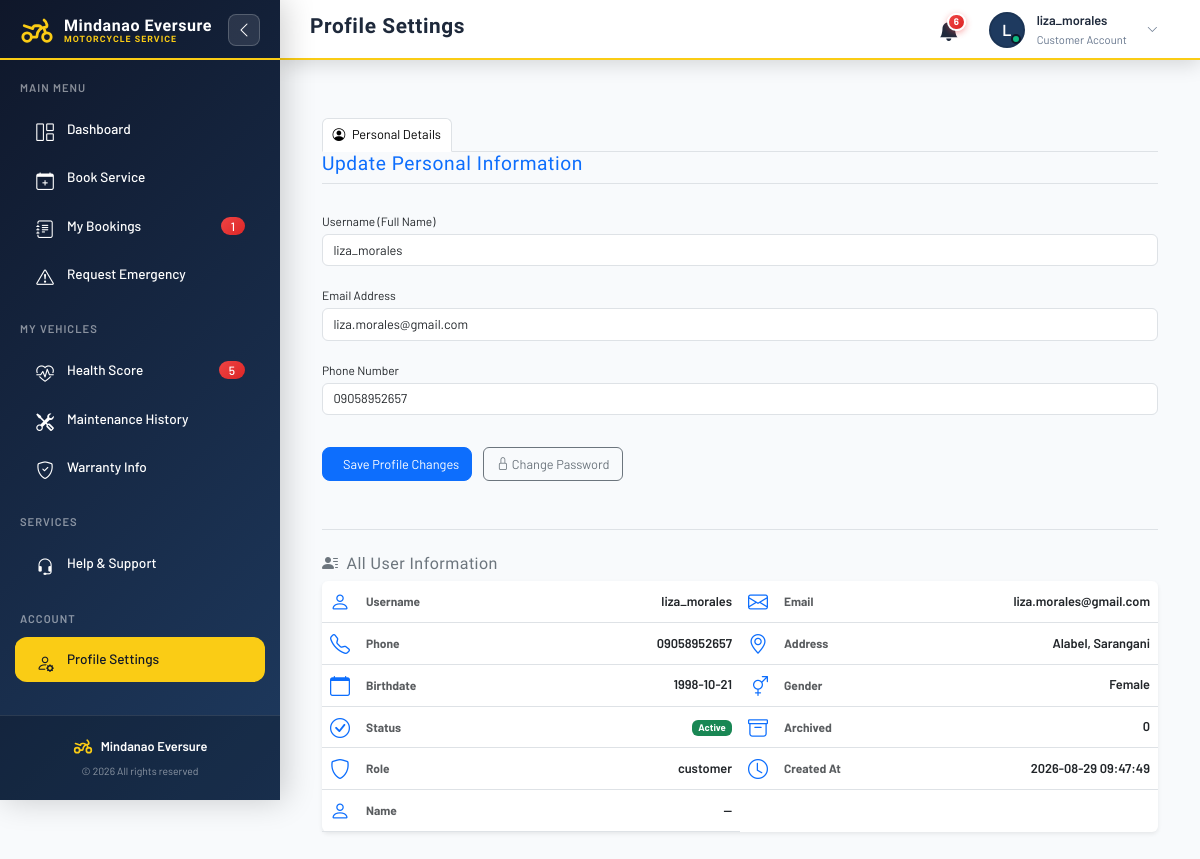
The app's page /profile.php (signed in) with its own data.
### tables this page shows
CREATE TABLE `users` (
  `id` int(11) NOT NULL AUTO_INCREMENT,
  `username` varchar(100) NOT NULL,
  `email` varchar(100) NOT NULL,
  `password` varchar(255) NOT NULL,
  `phone` varchar(20) DEFAULT NULL,
  `address` text DEFAULT NULL,
  `birthdate` date DEFAULT NULL,
  `gender` enum('Male','Female','Other') DEFAULT NULL,
  `status` varchar(20) DEFAULT 'Active',
  `archived` tinyint(1) DEFAULT 0,
  `role` enum('admin','customer','mechanic') DEFAULT 'customer',
  `created_at` timestamp NOT NULL DEFAULT current_timestamp(),
  `name` varchar(100) NOT NULL DEFAULT '',
  PRIMARY KEY (`id`),
  UNIQUE KEY `email` (`email`)
);

### profile.php (the view, shortened to what this page needs)
<?php
require 'db.php';
$user_id = $_SESSION['user_id'] ?? 0;
$username = $_SESSION['username'] ?? 'Customer';
$user_data = [];
$active_tab = 'profile';
if ($user_id) {
    try {
        $stmt = $pdo->prepare("SELECT * FROM users WHERE id = ?");
        $stmt->execute([$user_id]);
        $user_data = $stmt->fetch(PDO::FETCH_ASSOC);
        unset($user_data['password']);
    } catch (PDOException $e) {
        $msg = "❌ Database error while fetching profile data: " . $e->getMessage();
    }
}
?>
<!DOCTYPE html>
<html lang="en">
<head>
    <link href="https://cdn.jsdelivr.net/npm/bootstrap@5.3.0/dist/css/bootstrap.min.css" rel="stylesheet">
    <link href="https://cdn.jsdelivr.net/npm/bootstrap-icons@1.10.5/font/bootstrap-icons.css" rel="stylesheet">
    <link rel="stylesheet" href="fonts.css">
</head>
<body>
<?php include 'customer_sidebar.php'; ?>
<div class="main-content">
    <div class="top-bar">
        <div class="d-flex align-items-center gap-3">
            <h1 class="top-bar-title">Profile Settings</h1>
        </div>
        <div class="top-bar-user" id="topBarUser">
            <div class="top-bar-user-avatar">
                <?= strtoupper(substr($username, 0, 1)) ?>
            </div>
            <div class="top-bar-user-info">
                <span class="top-bar-user-name"><?= htmlspecialchars($username) ?></span>
                <span class="top-bar-user-role">Customer Account</span>
            </div>
            <i class="bi bi-chevron-down top-bar-dropdown-btn"></i>
        </div>
    </div>
    <div class="content-area">
<div class="container py-5">
    <ul class="nav nav-tabs" id="profileTabs" role="tablist">
        <li class="nav-item" role="presentation">
            <a class="nav-link <?= ($active_tab == 'profile') ? 'active' : '' ?>"
               href="profile.php?tab=profile">
                <i class="bi bi-person-circle me-1"></i> Personal Details
            </a>
        </li>
    </ul>
    <div class="tab-content" id="profileTabsContent">
        <div class="tab-pane fade <?= ($active_tab == 'profile') ? 'active show' : '' ?>" id="profile-pane" role="tabpanel">
            <h3 class="text-primary mb-4 border-bottom pb-2">Update Personal Information</h3>
            <form method="post">
                <div class="mb-3">
                    <label for="username" class="form-label">Username (Full Name)</label>
                    <input type="text" class="form-control" id="username" name="username" value="<?= htmlspecialchars($user_data['username'] ?? '') ?>" required>
                </div>
                <div class="mb-3">
                    <label for="email" class="form-label">Email Address</label>
                    <input type="email" class="form-control" id="email" name="email" value="<?= htmlspecialchars($user_data['email'] ?? '') ?>" required>
                </div>
                <div class="mb-3">
                    <label for="phone" class="form-label">Phone Number</label>
                    <input type="text" class="form-control" id="phone" name="phone" value="<?= htmlspecialchars($user_data['phone'] ?? '') ?>">
                </div>
                <button type="submit" name="update_profile" class="btn btn-primary btn-lg mt-3 me-2">
                    <i class="bi bi-floppy me-2"></i> Save Profile Changes
                </button>
                <a href="change_password.php" class="btn btn-outline-secondary mt-3">
                    <i class="bi bi-lock"></i> Change Password
                </a>
            </form>
            <h4 class="mt-5 border-top pt-4 text-secondary"><i class="bi bi-person-lines-fill me-2"></i>All User Information</h4>
            <div class="card shadow-sm border-0">
                <div class="card-body p-0">
                    <div class="row g-0">
                        <?php
                        $infoIcons = [
                            'username' => 'bi-person',
                            'email' => 'bi-envelope',
                            'phone' => 'bi-telephone',
                            'address' => 'bi-geo-alt',
                            'birthdate' => 'bi-calendar',
                            'gender' => 'bi-gender-ambiguous',
                            'status' => 'bi-check-circle',
                            'archived' => 'bi-archive',
                            'role' => 'bi-shield',
                            'created_at' => 'bi-clock',
                            'name' => 'bi-person'
                        ];
                        foreach ($user_data as $key => $value):
                            if (in_array($key, ['id', 'password'], true)) continue;
                            $icon = $infoIcons[$key] ?? 'bi-person';
                            $displayValue = ($value !== '' && $value !== null) ? $value : '—';
                        ?>
                            <div class="col-md-6 p-3 border-bottom d-flex align-items-center">
                                <i class="bi <?= $icon ?> text-primary me-3 fs-5"></i>
                                <span class="text-muted text-capitalize small fw-bold me-auto"><?= htmlspecialchars(str_replace('_', ' ', $key)) ?></span>
                                <span class="fw-semibold text-break">
                                    <?php if ($key === 'status' && strtolower($displayValue) === 'active'): ?>
                                        <span class="badge bg-success">Active</span>
                                    <?php else: ?>
                                        <?= htmlspecialchars($displayValue) ?>
                                    <?php endif; ?>
                                </span>
                            </div>
                        <?php endforeach; ?>
                    </div>
                </div>
            </div>
        </div>
    </div>
</div>
</div>
</body>
</html>

### profile.php (style rules this page uses)
:root { --primary-color: #0f172a; --primary-gradient: linear-gradient(135deg, #0f172a 0%, #1e3a5f 100%); --accent-color: #f59e0b; --accent-gradient: linear-gradient(135deg, #f59e0b 0%, #d97706 100%); --secondary-color: #10b981; --bg-light: #f8fafc; --card-bg: white; --text-dark: #1e293b; --text-light: #64748b; --glass-bg: rgba(255, 255, 255, 0.1); --glass-border: rgba(255, 255, 255, 0.2); }
* { margin: 0; padding: 0; box-sizing: border-box; }
body { background-color: var(--bg-light); font-family: 'Poppins', sans-serif; scroll-behavior: smooth; display: flex; min-height: 100vh; overflow-x: hidden; width: 100%; }
.top-bar-user { display: flex; align-items: center; gap: 12px; }
.top-bar-user-avatar { width: 40px; height: 40px; background: #1e3a5f; border-radius: 50%; display: flex; align-items: center; justify-content: center; color: white; font-weight: 600; font-size: 1rem; border: 2px solid rgba(255, 255, 255, 0.2); }
.top-bar-user-info { display: flex; flex-direction: column; }
.top-bar-user-name { color: white; font-size: 0.9rem; font-weight: 600; }
.top-bar-user-role { color: rgba(255, 255, 255, 0.7); font-size: 0.75rem; }
.card-body .col-md-6 { font-size: 0.8rem; line-height: 1.4; padding: 0.4rem 0.5rem !important; }
.card-body .small { font-size: 0.75rem; }
h3 { font-size: 1.2rem; }
h4 { font-size: 1rem; }
.nav-link { font-size: 0.8rem; padding: 0.4rem 0.6rem; }
.form-label { font-size: 0.75rem; margin-bottom: 0.25rem; }
.form-control { font-size: 0.8rem; padding: 0.35rem 0.65rem; }
.btn { font-size: 0.8rem; padding: 0.4rem 0.75rem; }

### customer_sidebar.php (style rules this page uses)
body { margin: 0; padding: 0; overflow-x: hidden; width: 100%; }
.main-content { flex: 1; margin-left: 280px; padding: 0; min-height: 100vh; transition: margin-left 0.4s cubic-bezier(0.4, 0, 0.2, 1); display: flex; flex-direction: column; overflow: hidden; width: calc(100% - 280px); }
.content-area { padding: 30px; animation: fadeIn 0.5s ease-out; overflow-y: auto; overflow-x: hidden; flex: 1; width: 100%; }
.top-bar { background: #ffffff; padding: 12px 30px; box-shadow: 0 4px 20px rgba(0, 0, 0, 0.15); display: flex; align-items: center; justify-content: space-between; position: fixed; top: 0; left: 280px; right: 0; z-index: 1030; border-bottom: none; height: 60px; transition: left 0.3s ease; }
.top-bar::after { content: ''; position: absolute; bottom: 0; left: 0; right: 0; height: 2px; background: #FACC15; }
.top-bar-title { font-size: 1.3rem; font-weight: 700; color: var(--text-dark); }
.top-bar-user { display: flex; align-items: center; gap: 12px; cursor: pointer; position: relative; padding: 0 12px; border-radius: 12px; transition: all 0.3s ease; }
.top-bar-user-avatar { width: 36px; height: 36px; background: #1e3a5f; border-radius: 50%; display: flex; align-items: center; justify-content: center; color: #ffffff; font-weight: 600; font-size: 1rem; border: 2px solid rgba(0, 0, 0, 0.1); position: relative; }
.top-bar-user-avatar::after { content: ''; position: absolute; bottom: 2px; right: 2px; width: 10px; height: 10px; background: #10b981; border: 2px solid #0f172a; border-radius: 50%; }
.top-bar-user-info { display: flex; flex-direction: column; text-align: left; flex: 1; }
.top-bar-user-name { color: var(--text-dark); font-size: 1rem; font-weight: 600; margin-bottom: 2px; }
.top-bar-user-role { color: var(--text-light); font-size: 0.85rem; }
.top-bar-dropdown-btn { color: var(--text-light); font-size: 0.7rem; transition: transform 0.3s ease; margin-left: 8px; }
.content-area { padding: 70px 30px 30px 30px; overflow-y: auto; overflow-x: hidden; flex: 1; width: 100%; }
.top-bar-user-name { font-size: 0.8rem; }
.top-bar-user-role { font-size: 0.7rem; }

### records on screen
users: username "liza_morales", email "liza.morales@gmail.com", phone "09058952657", address "Alabel, Sarangani", birthdate "1998-10-21", gender "Female", archived "0", role "customer", created_at "2026-08-29 09:47:49", name "—"

### other values on screen
$totalUpcoming "1"
$healthScoreNotificationCount "5"
substr($username, 0, 1) "L"
$username "liza_morales"
str_replace('_', ' ', $key) "Username"
str_replace('_', ' ', $key) "Email"
str_replace('_', ' ', $key) "Phone"
str_replace('_', ' ', $key) "Address"
str_replace('_', ' ', $key) "Birthdate"
str_replace('_', ' ', $key) "Gender"
str_replace('_', ' ', $key) "Status"
str_replace('_', ' ', $key) "Archived"
str_replace('_', ' ', $key) "Role"
str_replace('_', ' ', $key) "Created At"
str_replace('_', ' ', $key) "Name"
